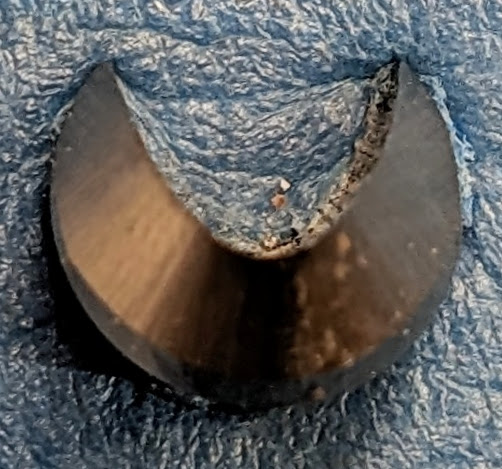
#> input picture flute_photos/robust_1_2_2022.jpg, 502 x 469 px
$ python test_interactive.py
#> lines starting #> are read from the running program, lines starting #| are printed output that depends on the picture; long printed decimals are rounded
#!/usr/bin/env python3
#
# Test script for interactive manipulation with a fig based on
# https://stackoverflow.com/questions/60877468/how-to-dynamically-update-matplotlib-plot-using-images-instead-of-markers
#
import logging
import matplotlib.pyplot as plt
import random
import matplotlib.image as image
import sys

global d

def get_ax_size(fig, ax):
    '''
    Returns the size of a given axis in pixels

    Args:
       fig (matplotlib fig)
       ax (matplotlib axes)

    '''
    bbox = ax.get_window_extent().transformed(fig.dpi_scale_trans.inverted())
    width, height = bbox.width, bbox.height
    width *= fig.dpi
    height *= fig.dpi
    return width, height


def get_extent(fig, ax, img, xsize, xpos, ypos):
    '''
    Calculate extent image on a given axes whilst maintaining its aspect ratio

    Args:
        fig (matplotlib fig)
        ax (matplotlib axes)
        img (numpy.ndarray): image data
        xsize (float): size of the x-dimension of object given as fraction of the axes length
        xpos (float): x-coordinate of image given as fraction of axes (0-1)
        ypos (float): y-coordinate of image given as fraction of axes (0-1)

    Returns:
        xmin, xmax, ymin, ymax (float): min and max x & y specifyin gimage extent in axes coodinates

    '''
    img_aspect = img.shape[0] / img.shape[1]
    xrange=ax.get_xlim()[1]-ax.get_xlim()[0]
    yrange=ax.get_ylim()[1]-ax.get_ylim()[0]

    ysize = xsize * img_aspect * get_ax_size(fig,ax)[0]/get_ax_size(fig,ax)[1]

    xsize *= xrange
    ysize *= yrange

    xpos = (xpos*xrange) + ax.get_xlim()[0]
    ypos = (ypos*yrange) + ax.get_ylim()[0]

    return xpos, xpos+xsize, ypos, ypos+ysize

def on_key(event):
    """Event handler for keypress."""
    logging.warning("Keypress: %s", event.key)
    if (event.key == 'q'):
        print("Exiting...")
        sys.exit(0)
    elif (event.key == 'down'):
        d.y -= 0.05
    elif (event.key == 'up'):
        d.y += 0.05
    elif (event.key == 'u'):
        d.line_x += 1.0
    elif (event.key == 'd'):
        d.line_x -= 1.0
    else:
        print('Untrapped keypress: ' + str(event.key))


class InteractiveDisplay():

    def __init__(self):
        self.fig, self.ax = plt.subplots()
        self.lines, = self.ax.plot([],[], 'o')
        self.ax.set_xlim(-1.0,1.0)
        self.ax.set_ylim(-1.0,1.0)
        self.ax.grid()
        self.ax.set_aspect('equal', adjustable='box')
        self.fig.canvas.draw()  # Unless we draw something, the aspect has no effect
        # Image
        self.x = 0.0
        self.y = 0.0
        # Line
        self.line_x = 1.0
        # Record elements plotted so we can erase them
        self.elements = []
        # Image
        self.image_file = "flute_photos/robust_1_2_2022.jpg"
        self.img = image.imread(self.image_file)
#> self.img is the input picture: shape (469, 502, 3); mean R, G, B 92.8, 93, 92.7

    def erase(self):
        """Erase all elements from the plot."""
        for element in self.elements:
            print("Removing", element)
            element.remove()
        self.elements = []

    def draw(self):
        """Update the plot based on current data.

        Internally we rely on a global `elements` to store references
        to all objects plotted. These are then removed from the axes
        before we replot the new view.
        """
        self.erase()

        # And now plot current view
        extent=get_extent(self.fig, self.ax, self.img, 1.0, self.x,self.y)
        print(extent)
        self.elements.append(self.ax.imshow(self.img, aspect='auto', extent=extent,
                                            interpolation='none', zorder=0))
        self.elements.append(self.ax.plot([0.0, 1.0], [self.line_x, 0.0],
                                          color="red", linewidth=1)[0])
        self.ax.set_aspect('equal', adjustable='box') # Have to keep doing this!
        self.fig.canvas.draw()
        self.fig.canvas.flush_events()

    def run(self):
        """Run the interactive display."""
        for it in range(100):
            self.draw()
            print(plt.waitforbuttonpress())
#> this loop made 100 passes
#| (-1.0, 1.0, -1.0, 0.8685)
#| (-1.0, 1.0, -1.0, 0.8685)
#| (-1.0, 1.0, -1.0, 0.8685)
#| (-1.0, 1.0, -1.0, 0.8685)
#| (-1.0, 1.0, -1.0, 0.8685)
#| (-1.0, 1.0, -1.0, 0.8685)
#| (-1.0, 1.0, -1.0, 0.8685)
#| (-1.0, 1.0, -1.0, 0.8685)
#> (further printed lines are left out)
#> pass 1, in run, `print(plt.waitforbuttonpress())`:
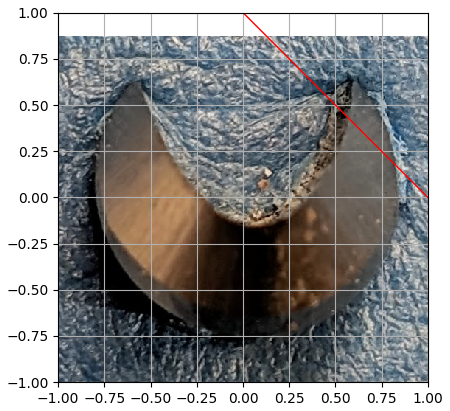
#> figure drawn by matplotlib, 1 panel


plt.ion()
d = InteractiveDisplay()
d.fig.canvas.mpl_connect('key_press_event', on_key)
d.run()
